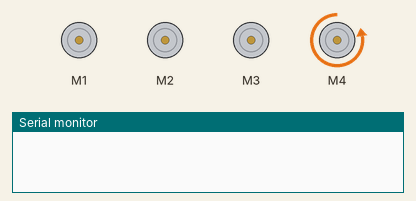
This sketch was run on a simulated Arduino Uno, built with avr-gcc and run on an emulated ATmega328P. Parts: 4 × DC motor (green arrow = forward, orange = backward, longer = faster), the last lines printed to the serial monitor.

Above: at 0.1 s.
At 5.0 s:
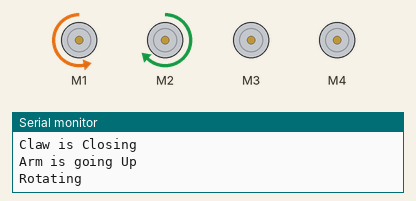
At 12.4 s:
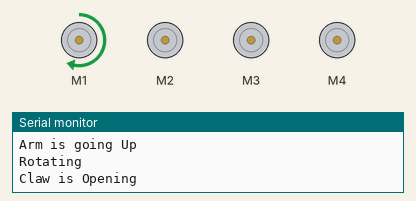
At 23.4 s:
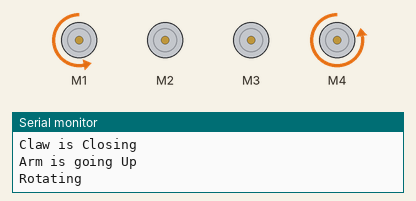
At 27.7 s:
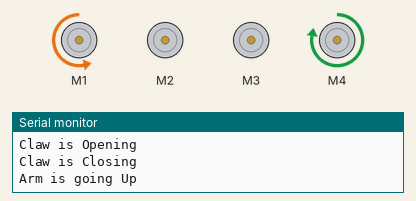
At 36.7 s:
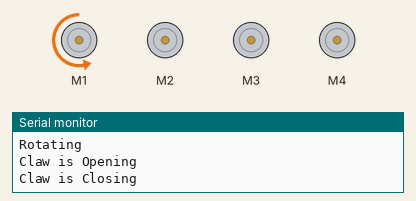
Timing chart, 0 to 40.0 s (numbered marks = the images above):
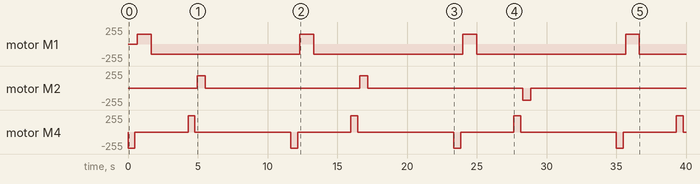

Measured:
- by itself, motor M1: alternates forward 150/255 for 1.0 s and backward 150/255 for 10.7 s
- by itself, motor M4: repeats every 11.7 s: stopped 3.8 s, forward 244/255 0.50 s, stopped 6.9 s, backward 244/255 0.50 s
- by itself, motor M2: stopped → forward 184/255 at 5.0 s, → stopped 0.57 s later, → forward 184/255 11.1 s later, → stopped 0.57 s later, … (6 changes in this stretch)

The sketch:

sketch_apr4c.ino
```cpp
/*
 * Bronze ELC Project - To pick an object from source and drop at right angle from the source location.
   Made by -  Aayushman Tomar, Ritwik Gupta, Daksh, Arushi, Mishika, Sukhmann

   mtr is the shortform of motor


*/

#include <AFMotor.h>
AF_DCMotor mtr1(1); //claw
AF_DCMotor mtr2(2); // rotate
AF_DCMotor mtr3(3); // up-down
AF_DCMotor mtr4(4); // forward backward


void setup() {
  Serial.begin(9600); // Initializing Baud Rate
  mtr1.setSpeed(150);
  mtr1.run(RELEASE);
  mtr2.setSpeed(3000);
  mtr2.run(RELEASE);
  mtr3.setSpeed(3000);
  mtr3.run(RELEASE);
  mtr4.setSpeed(500);
  mtr4.run(RELEASE);
}

void loop() {
  down();
  delay(150);
  claw();
  delay(150);
  up();
  delay(150);
  rotate_90();
  delay(150);
  down();
  delay(150);
  claw();
  delay(150);
  up();
  delay(150);
  rotate_90();
  delay(150);
  down();
  delay(150);
  claw();
  delay(150);
  up();
  delay(150);
  rotate_901();
  delay(150);
  down();
  delay(150);
  claw();
  delay(150);
  up();
  delay(5000);
}

void claw()
{
  Serial.println("Claw is Opening");
  mtr1.run(FORWARD);      // turn it on going forward
  delay(1000);
  Serial.println("Claw is Closing");
  mtr1.run(BACKWARD);     // the other way
  delay(2500);
}

void rotate_90() {
  Serial.println("Rotating");
  mtr2.run(FORWARD);
  delay(570);
  mtr2.run(RELEASE);
  delay(6000);

}
void rotate_901() {
  Serial.println("Rotating");
  mtr2.run(BACKWARD);
  delay(570);
  mtr2.run(RELEASE);
  delay(6000);

}


void up() {
  Serial.println("Arm is going Up");
  mtr4.run(FORWARD);
  delay(500);
  mtr4.run(RELEASE);
}

void down() {
  mtr4.run(BACKWARD);
  delay(500);
  mtr4.run(RELEASE);
}
```
